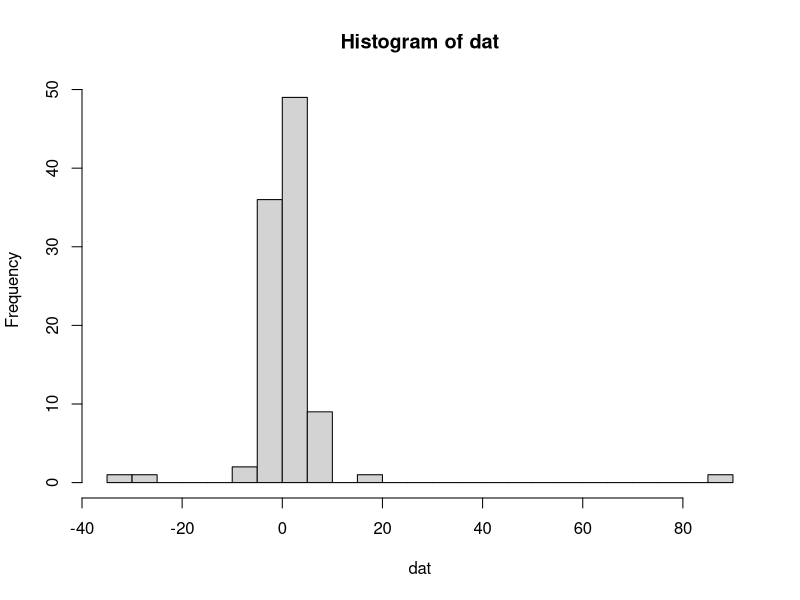
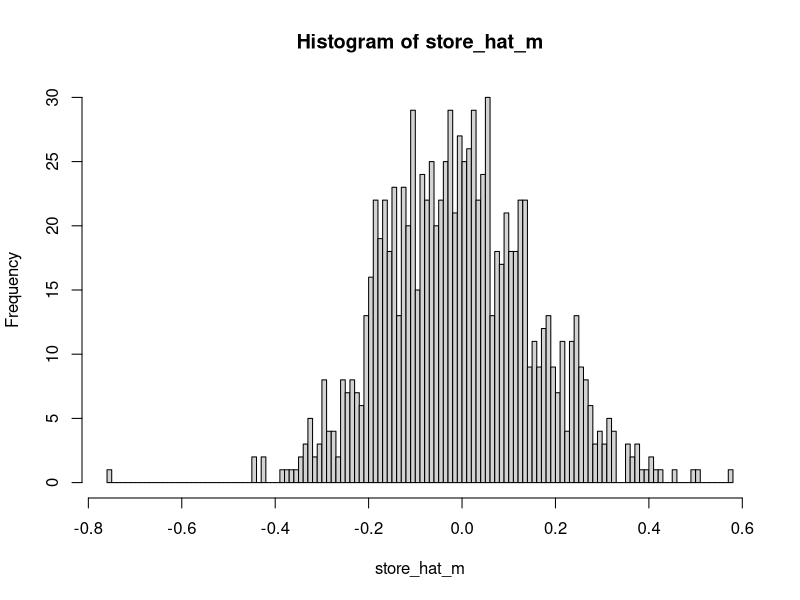
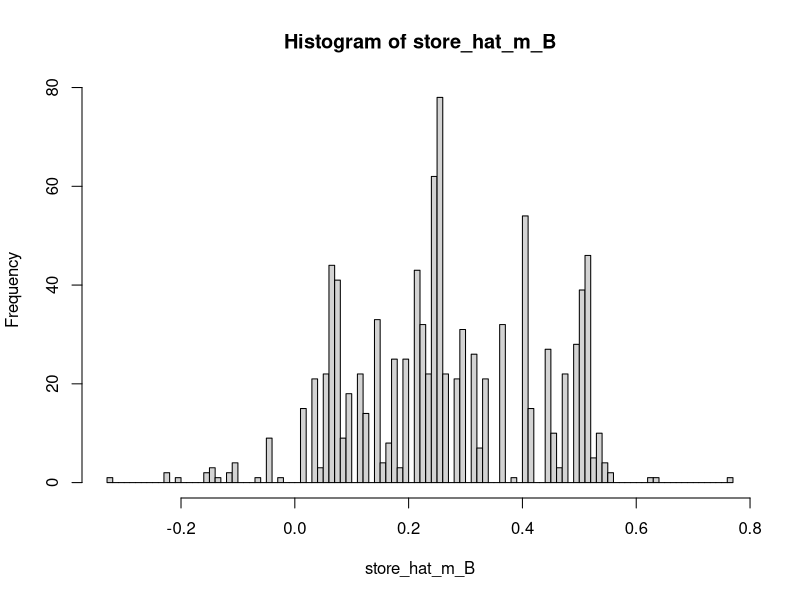
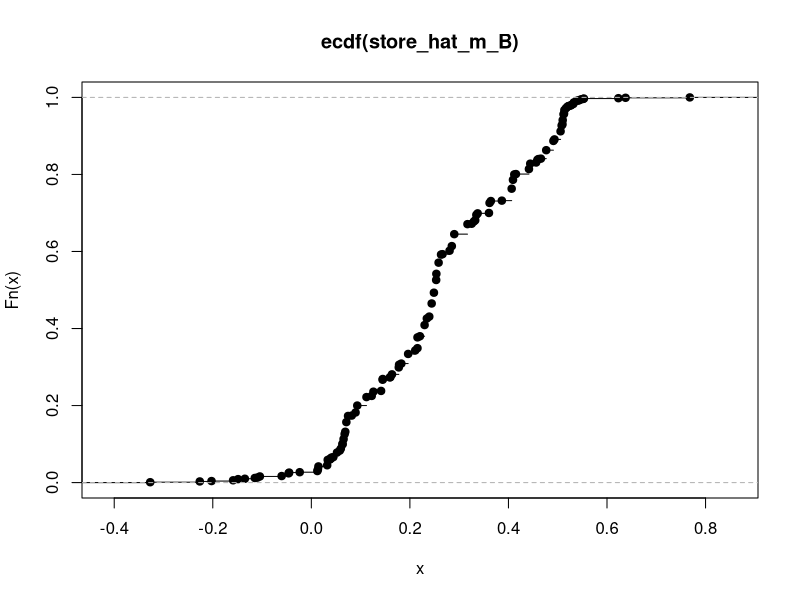

Here is the R script that generated these plots, in order:
# We know the law of our data in this framework -- which is not the case in real life

# A primer on resampling

N <- 100 # number of observations
dat <- rcauchy(N) # observations from a distribution
hist(dat, breaks=30)

# estimating the median of a Cauchy(0,1) distribution
hat_m <- median(dat) #plug-in estimate of the median!

n_rep <- 1000
store_hat_m <- vector(length=n_rep) #set of estimates of the median

for (idx in 1:n_rep) {
  dat_ <- rcauchy(N)
  store_hat_m[idx] <- median(dat_) #median of an independent sample
}

hist(store_hat_m, breaks=100)
empirical_sd <- sd(store_hat_m)

#plot(ecdf(store_hat_m))
#grid_ <- seq(-3, .3, by=0.001)
#val <- pnorm(grid_, mean(store_hat_m), sd=sd(store_hat_m))
#lines(grid_, val, col="red")

# the previous solution is not likely.

# estimating "resampling" sd of the median.
B <- 1000
store_hat_m_B <- vector(length=B)
for (idx in 1:B) {
  dat_ <- sample(dat, replace=TRUE)
  store_hat_m_B[idx] <- median(dat_)
}

bootstrap_sd <- sd(store_hat_m_B)
hist(store_hat_m_B, breaks=100)
plot(ecdf(store_hat_m_B))

b_CI <- c(quantile(store_hat_m_B, 0.025), quantile(store_hat_m_B, 0.975))
b_CI

